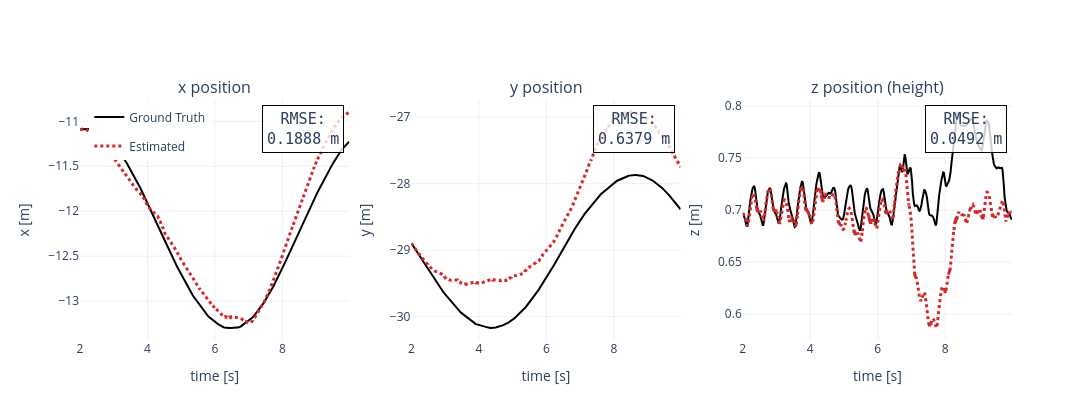

Here is the notebook cell this chart was saved with:
### Code cell
fig = make_subplots(rows=1, cols=3, subplot_titles=("x position", "y position", "z position (height)"))

# Store RMSE values for annotations
rmse_values = {'x': [], 'y': [], 'z': []}

if GROUND_TRUTH:
    gt_times = np.array([row["timestamp_s"] for row in GROUND_TRUTH])
    gt_xs = np.array([row["x"] for row in GROUND_TRUTH])
    gt_ys = np.array([row["y"] for row in GROUND_TRUTH])
    gt_zs = np.array([row["z"] for row in GROUND_TRUTH])
    
    # Plot ground truth first (as reference)
    gt_line = dict(color="black", width=2, dash="solid")
    fig.add_trace(go.Scatter(x=gt_times, y=gt_xs, mode="lines", name="Ground Truth", 
                             line=gt_line, legendgroup="gt"), row=1, col=1)
    fig.add_trace(go.Scatter(x=gt_times, y=gt_ys, mode="lines", name="Ground Truth", 
                             line=gt_line, legendgroup="gt", showlegend=False), row=1, col=2)
    fig.add_trace(go.Scatter(x=gt_times, y=gt_zs, mode="lines", name="Ground Truth", 
                             line=gt_line, legendgroup="gt", showlegend=False), row=1, col=3)

# Plot estimator results and calculate RMSE
for variant, result in DISPLAY_RESULTS.items():
    trajectory = result["trajectory"]
    times = np.array([row["timestamp_s"] for row in trajectory])
    xs = np.array([row["x"] for row in trajectory])
    ys = np.array([row["y"] for row in trajectory])
    zs = np.array([row["z"] for row in trajectory])
    line = dict(color=COLORS[variant], width=3, dash=LINE_STYLES[variant])
    fig.add_trace(go.Scatter(x=times, y=xs, mode="lines", name=LABELS[variant], line=line, legendgroup=variant), row=1, col=1)
    fig.add_trace(go.Scatter(x=times, y=ys, mode="lines", name=LABELS[variant], line=line, legendgroup=variant, showlegend=False), row=1, col=2)
    fig.add_trace(go.Scatter(x=times, y=zs, mode="lines", name=LABELS[variant], line=line, legendgroup=variant, showlegend=False), row=1, col=3)
    
    # Calculate RMSE if ground truth is available
    if GROUND_TRUTH:
        # Interpolate ground truth to match estimator timestamps
        gt_xs_interp = np.interp(times, gt_times, gt_xs)
        gt_ys_interp = np.interp(times, gt_times, gt_ys)
        gt_zs_interp = np.interp(times, gt_times, gt_zs)
        
        rmse_x = np.sqrt(np.mean((xs - gt_xs_interp)**2))
        rmse_y = np.sqrt(np.mean((ys - gt_ys_interp)**2))
        rmse_z = np.sqrt(np.mean((zs - gt_zs_interp)**2))
        
        rmse_values['x'].append(f"{rmse_x:.4f} m")
        rmse_values['y'].append(f"{rmse_y:.4f} m")
        rmse_values['z'].append(f"{rmse_z:.4f} m")

fig.update_xaxes(title_text="time [s]", row=1, col=1)
fig.update_xaxes(title_text="time [s]", row=1, col=2)
fig.update_xaxes(title_text="time [s]", row=1, col=3)
fig.update_yaxes(title_text="x [m]", row=1, col=1)
fig.update_yaxes(title_text="y [m]", row=1, col=2)
fig.update_yaxes(title_text="z [m]", row=1, col=3)

# Add RMSE annotations to each subplot
if GROUND_TRUTH:
    # X subplot annotation
    fig.add_annotation(
        text="RMSE:<br>" + "<br>".join(rmse_values['x']),
        xref="x domain", yref="y domain",
        x=0.98, y=0.98,
        xanchor="right", yanchor="top",
        showarrow=False,
        font=dict(size=15, family="monospace"),
        bgcolor="rgba(255, 255, 255, 0.8)",
        bordercolor="black",
        borderwidth=1,
        borderpad=4
    )
    
    # Y subplot annotation
    fig.add_annotation(
        text="RMSE:<br>" + "<br>".join(rmse_values['y']),
        xref="x2 domain", yref="y2 domain",
        x=0.98, y=0.98,
        xanchor="right", yanchor="top",
        showarrow=False,
        font=dict(size=15, family="monospace"),
        bgcolor="rgba(255, 255, 255, 0.8)",
        bordercolor="black",
        borderwidth=1,
        borderpad=4
    )
    
    # Z subplot annotation
    fig.add_annotation(
        text="RMSE:<br>" + "<br>".join(rmse_values['z']),
        xref="x3 domain", yref="y3 domain",
        x=0.98, y=0.98,
        xanchor="right", yanchor="top",
        showarrow=False,
        font=dict(size=15, family="monospace"),
        bgcolor="rgba(255, 255, 255, 0.8)",
        bordercolor="black",
        borderwidth=1,
        borderpad=4
    )

fig.update_layout(height=420, width=1600, template="plotly_white", legend=dict(x=0.01, y=0.99))
fig.show()

### Figure 1 — Plotly figure (JSON) as saved in the notebook; plotly's stock layout.template omitted (floating-point values rounded to 4 significant figures; data arrays with more than 128 entries replaced by an {"elided": "..."} marker saying what was removed)
{"data": [{"legendgroup": "gt", "line": {"color": "black", "dash": "solid", "width": 2}, "mode": "lines", "name": "Ground Truth", "type": "scatter", "x": {"elided": "400 float values"}, "xaxis": "x", "y": {"elided": "400 float values"}, "yaxis": "y"}, {"legendgroup": "gt", "line": {"color": "black", "dash": "solid", "width": 2}, "mode": "lines", "name": "Ground Truth", "showlegend": false, "type": "scatter", "x": {"elided": "400 float values"}, "xaxis": "x2", "y": {"elided": "400 float values"}, "yaxis": "y2"}, {"legendgroup": "gt", "line": {"color": "black", "dash": "solid", "width": 2}, "mode": "lines", "name": "Ground Truth", "showlegend": false, "type": "scatter", "x": {"elided": "400 float values"}, "xaxis": "x3", "y": {"elided": "400 float values"}, "yaxis": "y3"}, {"legendgroup": "fixed_lag_single_bias", "line": {"color": "#d62728", "dash": "dot", "width": 3}, "mode": "lines", "name": "Estimated", "type": "scatter", "x": {"elided": "683 float values"}, "xaxis": "x", "y": {"elided": "683 float values"}, "yaxis": "y"}, {"legendgroup": "fixed_lag_single_bias", "line": {"color": "#d62728", "dash": "dot", "width": 3}, "mode": "lines", "name": "Estimated", "showlegend": false, "type": "scatter", "x": {"elided": "683 float values"}, "xaxis": "x2", "y": {"elided": "683 float values"}, "yaxis": "y2"}, {"legendgroup": "fixed_lag_single_bias", "line": {"color": "#d62728", "dash": "dot", "width": 3}, "mode": "lines", "name": "Estimated", "showlegend": false, "type": "scatter", "x": {"elided": "683 float values"}, "xaxis": "x3", "y": {"elided": "683 float values"}, "yaxis": "y3"}], "layout": {"annotations": [{"font": {"size": 16}, "showarrow": false, "text": "x position", "x": 0.1444, "xanchor": "center", "xref": "paper", "y": 1, "yanchor": "bottom", "yref": "paper"}, {"font": {"size": 16}, "showarrow": false, "text": "y position", "x": 0.5, "xanchor": "center", "xref": "paper", "y": 1, "yanchor": "bottom", "yref": "paper"}, {"font": {"size": 16}, "showarrow": false, "text": "z position (height)", "x": 0.8556, "xanchor": "center", "xref": "paper", "y": 1, "yanchor": "bottom", "yref": "paper"}, {"bgcolor": "rgba(255, 255, 255, 0.8)", "bordercolor": "black", "borderpad": 4, "borderwidth": 1, "font": {"family": "monospace", "size": 15}, "showarrow": false, "text": "RMSE:<br>0.1888 m", "x": 0.98, "xanchor": "right", "xref": "x domain", "y": 0.98, "yanchor": "top", "yref": "y domain"}, {"bgcolor": "rgba(255, 255, 255, 0.8)", "bordercolor": "black", "borderpad": 4, "borderwidth": 1, "font": {"family": "monospace", "size": 15}, "showarrow": false, "text": "RMSE:<br>0.6379 m", "x": 0.98, "xanchor": "right", "xref": "x2 domain", "y": 0.98, "yanchor": "top", "yref": "y2 domain"}, {"bgcolor": "rgba(255, 255, 255, 0.8)", "bordercolor": "black", "borderpad": 4, "borderwidth": 1, "font": {"family": "monospace", "size": 15}, "showarrow": false, "text": "RMSE:<br>0.0492 m", "x": 0.98, "xanchor": "right", "xref": "x3 domain", "y": 0.98, "yanchor": "top", "yref": "y3 domain"}], "height": 420, "legend": {"x": 0.01, "y": 0.99}, "width": 1600, "xaxis": {"anchor": "y", "domain": [0, 0.2889], "title": {"text": "time [s]"}}, "xaxis2": {"anchor": "y2", "domain": [0.3556, 0.6444], "title": {"text": "time [s]"}}, "xaxis3": {"anchor": "y3", "domain": [0.7111, 1], "title": {"text": "time [s]"}}, "yaxis": {"anchor": "x", "domain": [0, 1], "title": {"text": "x [m]"}}, "yaxis2": {"anchor": "x2", "domain": [0, 1], "title": {"text": "y [m]"}}, "yaxis3": {"anchor": "x3", "domain": [0, 1], "title": {"text": "z [m]"}}}}
